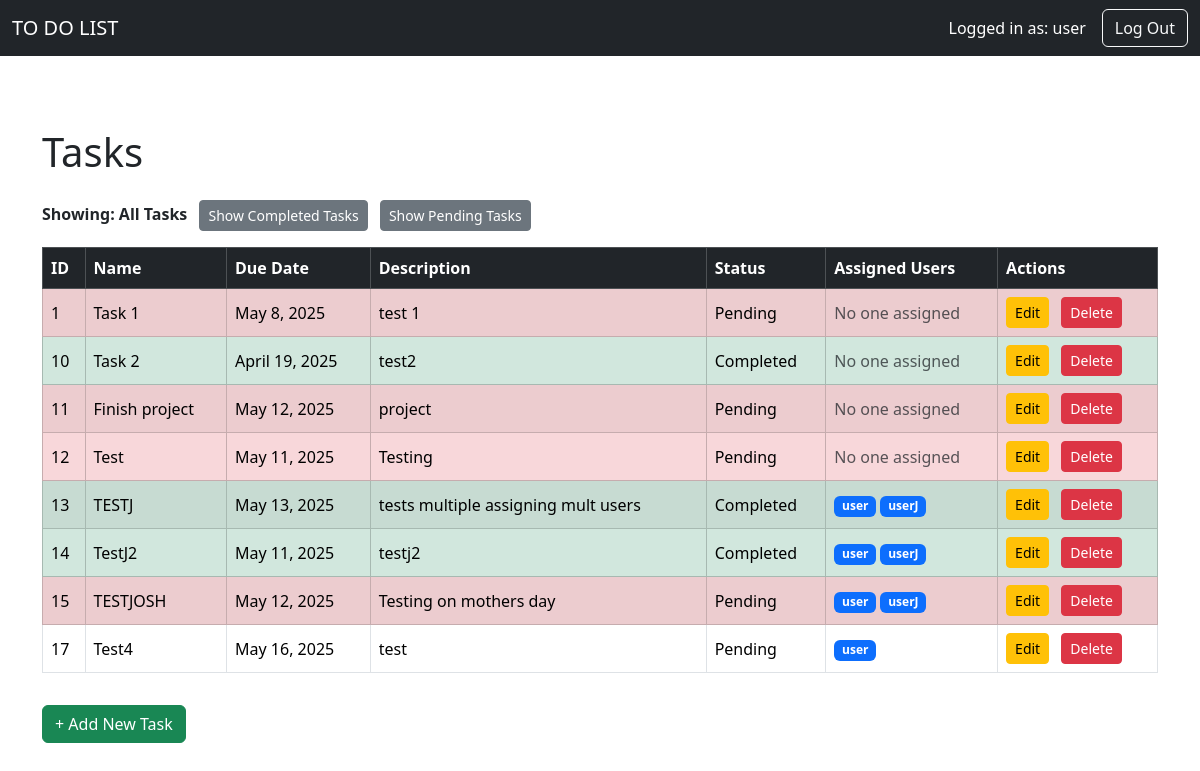
Screenshot of /admin-panel/ (signed in) with the database file from the repository.
### web_app/models.py (models this page shows, shortened)
class todolist(models.Model):
    name = models.CharField(max_length=255)
    due_date = models.DateField()
    description = models.TextField()
    status = models.CharField(max_length=100)
    assigned_to = models.ManyToManyField(User, blank=True)

### web_app/views.py (the view)
# urls.py: path('admin-panel/', views.task_panel_admin, name='task_panel_admin'),
@login_required
def task_panel_admin(request):
    if request.method == 'POST':
        form = TodoListForm(request.POST)
        if form.is_valid():
            task_id = request.POST.get('task_id')
            assigned_users = request.POST.getlist('assigned_to')
            if task_id:
                task = todolist.objects.get(pk=task_id)
                form = TodoListForm(request.POST, instance=task)
                task = form.save(commit=False)
                task.save()
                task.assigned_to.set(assigned_users)
            else:
                task = form.save()
                if assigned_users:
                    task.assigned_to.set(assigned_users)
            messages.success(request, "Task saved successfully!")
            return redirect('task_panel_admin')
        else:
            messages.error(request, "There was an error with the form.")
    else:
        form = TodoListForm()
    tasks = todolist.objects.all()
    showing_completed = request.GET.get('completed') == 'true'
    showing_pending = request.GET.get('pending') == 'true'
    if showing_completed:
        tasks = tasks.filter(status__iexact='Completed')
    elif showing_pending:
        tasks = tasks.exclude(status__iexact='Completed')
    for task in tasks:
        if task.due_date:
            task.is_due_soon = (task.due_date - date.today()).days <= 3
        else:
            task.is_due_soon = False
        task.is_completed = task.status.lower() == 'completed'
    delete_id = request.GET.get('delete_id')
    if delete_id:
        todolist.objects.filter(id=delete_id).delete()
        messages.success(request, "Task deleted successfully.")
        return redirect('task_panel_admin')
    return render(request, 'taskPanel.html', {
        'form': form,
        'tasks': tasks,
        'showing_completed': showing_completed,
        'showing_pending': showing_pending,
        'users': User.objects.all(),
    })

### web_app/templates/taskPanel.html (shortened to what this page needs)
{% extends 'base.html' %}
{% block content %}
<h1 class="mb-4">Tasks</h1>
<div class="mb-3">
  {% if showing_completed %}
    <strong>Showing: Completed Tasks</strong>
    <form action="{% url 'task_panel_admin' %}" method="get" style="display:inline;">
      <button type="submit" class="btn btn-sm btn-secondary ms-2">Show All Tasks</button>
    </form>
  {% elif showing_pending %}
    <strong>Showing: Pending Tasks</strong>
    <form action="{% url 'task_panel_admin' %}" method="get" style="display:inline;">
      <button type="submit" class="btn btn-sm btn-secondary ms-2">Show All Tasks</button>
    </form>
  {% else %}
    <strong>Showing: All Tasks</strong>
    <form method="get" style="display:inline;">
      <button type="submit" class="btn btn-sm btn-secondary ms-2">Show Completed Tasks</button>
    </form>
    <form method="get" style="display:inline;">
      <button type="submit" class="btn btn-sm btn-secondary ms-2">Show Pending Tasks</button>
    </form>
  {% endif %}
</div>
<div class="table-responsive mb-3">
  <table class="table table-striped table-bordered align-middle">
    <thead class="table-dark">
      <tr>
        <th>ID</th>
        <th>Name</th>
        <th>Due Date</th>
        <th>Description</th>
        <th>Status</th>
        <th>Assigned Users</th>
        <th>Actions</th>
      </tr>
    </thead>
    <tbody>
      {% for task in tasks %}
      <tr class="{% if task.is_completed %}table-success{% elif task.is_due_soon %}table-danger{% endif %}">
        <td>{{ task.id }}</td>
        <td>{{ task.name }}</td>
        <td>{{ task.due_date }}</td>
        <td>{{ task.description }}</td>
        <td>{{ task.status }}</td>
        <td>
          {% for user in task.assigned_to.all %}
            <span class="badge bg-primary">{{ user.username }}</span>
          {% empty %}
            <span class="text-muted">No one assigned</span>
          {% endfor %}
        </td>
        <td>
          <button type="button" class="btn btn-sm btn-warning" onclick="editTask('{{ task.id }}', '{{ task.name|escapejs }}', '{{ task.due_date|date:'Y-m-d' }}', '{{ task.description|escapejs }}', '{{ task.status }}', [{% for u in task.assigned_to.all %}'{{ u.id }}'{% if not forloop.last %}, {% endif %}{% endfor %}])">Edit</button>
          <a href="?delete_id={{ task.id }}" class="btn btn-sm btn-danger ms-2" onclick="return confirm('Are you sure you want to delete this task?')">Delete</a>
        </td>
      </tr>
      {% endfor %}
    </tbody>
  </table>
</div>
<div class="mb-4">
  <button class="btn btn-success" onclick="toggleForm()">+ Add New Task</button>
</div>
{% endblock %}

### web_app/templates/base.html (shortened to what this page needs)
<!DOCTYPE html>
<html lang="en">
  <head>
    <link
      href="https://cdn.jsdelivr.net/npm/bootstrap@5.3.3/dist/css/bootstrap.min.css"
      rel="stylesheet"
    />
  </head>
  <body>
    {% include 'navbar2.html' %}
    <div class="container mt-5 pt-4">
      {% block content %}{% endblock %}
    </div>
  </body>
</html>

### web_app/templates/navbar2.html (shortened to what this page needs)
<nav class="navbar navbar-expand-lg navbar-dark bg-dark">
  <div class="container-fluid">
    <a class="navbar-brand" href="#">TO DO LIST</a>
    <div class="collapse navbar-collapse" id="navbarNav">
      {% if user.is_authenticated %}
        <span class="navbar-text text-white me-3">
          Logged in as: {{ user.username }}
        </span>
      {% endif %}
      <form class="d-flex" action="{% url 'login' %}" method="get">
        <button class="btn btn-outline-light" type="submit">Log Out</button>
      </form>
    </div>
  </div>
</nav>

### rows the page displays
todolist: id "1", name "Task 1", due_date "May 8, 2025", description "test 1", status "Pending"
todolist: id "10", name "Task 2", due_date "April 19, 2025", description "test2", status "Completed"
todolist: id "11", name "Finish project", due_date "May 12, 2025", description "project", status "Pending"
todolist: id "12", name "Test", due_date "May 11, 2025", description "Testing", status "Pending"
todolist: id "13", name "TESTJ", due_date "May 13, 2025", description "tests multiple assigning mult users", status "Completed"
todolist: id "14", name "TestJ2", due_date "May 11, 2025", description "testj2", status "Completed"
todolist: id "15", name "TESTJOSH", due_date "May 12, 2025", description "Testing on mothers day", status "Pending"
todolist: id "17", name "Test4", due_date "May 16, 2025", description "test", status "Pending"

### other values shown
{{ user.username }} "user"
{{ user.username }} "userJ"
